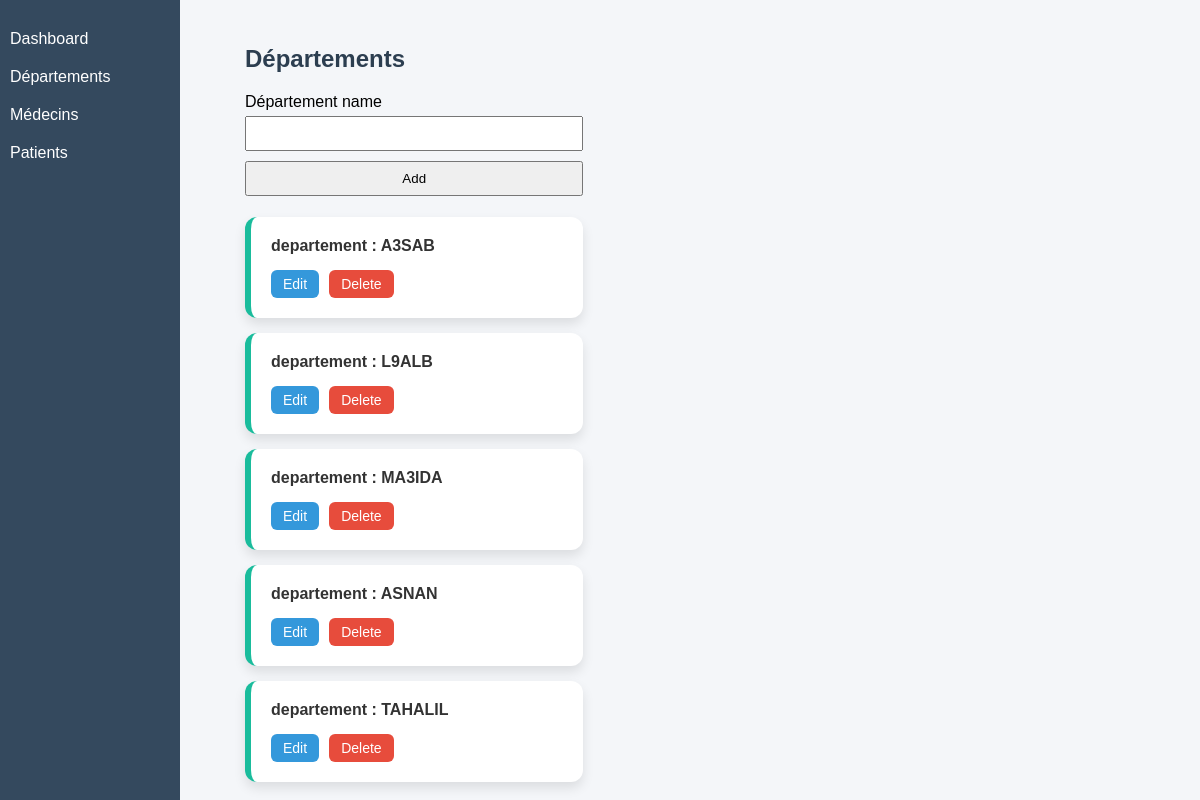
Page /departements/index.php on the committed database.
### tables this page shows
CREATE TABLE `departements` (
  `id` int NOT NULL,
  `name` varchar(100) DEFAULT NULL
);

### departements/index.php (the view, shortened to what this page needs)
<?php
include("../config/db.php");
?>
<link rel="stylesheet" href="../assets/style.css">
<?php
include("../includes/sidebar.php");
?>
<div class="content">
<h2>Départements</h2>
<form method="post" class="form-container">
  <div class="form-group">
    <label for="name">Département name</label>
    <input type="text" id="name" name="name" required>
  </div>
  <button type="submit" name="add">Add</button>
</form>
<?php
$res = mysqli_query($conn,"SELECT * FROM departements");
while($row = mysqli_fetch_assoc($res)){
  echo "
<div class='list-card'>
  <h4> departement : {$row['name']}</h4>
 <div class='card-buttons'>
    <a href='edit_departements.php?id={$row['id']}' class='btn edit'>Edit</a>
    <a href='delete_departements.php?id={$row['id']}' class='btn delete' onclick='return confirm(\"Are you sure?\")'>Delete</a>
  </div>
  </div>
";
}
?>
</div>

### assets/style.css (style rules this page uses)
.content { margin-left: 220px; padding: 20px; }
input, select, button { width: 100%; padding: 8px; margin: 5px 0; }
.list-card { background: white; padding: 15px 20px; border-radius: 10px; margin-bottom: 12px; box-shadow: 0 5px 10px rgba(0,0,0,0.1); border-left: 5px solid #3498db; transition: 0.3s; }
.list-card h4 { margin: 0; color: #333; }
.list-card { background: white; padding: 20px; border-radius: 12px; margin-bottom: 15px; box-shadow: 0 6px 12px rgba(0,0,0,0.1); border-left: 6px solid #3498db; transition: transform 0.3s, box-shadow 0.3s; }
.list-card { background: white; padding: 20px; border-radius: 12px; margin-bottom: 15px; box-shadow: 0 6px 12px rgba(0,0,0,0.1); border-left: 6px solid #1abc9c; transition: transform 0.3s, box-shadow 0.3s; }
.card-buttons { margin-top: 15px; display: flex; gap: 10px; }
.btn { padding: 6px 12px; border-radius: 6px; text-decoration: none; color: white; font-size: 14px; transition: 0.3s; }
.btn.edit { background: #3498db; }
.btn.delete { background: #e74c3c; }
.content { margin-left: 220px; padding: 25px; }
h2 { margin-bottom: 20px; color: #2c3e50; }
h2 { color: #2c3e50; margin-bottom: 20px; }

### rows in the picture
departements: name "A3SAB"
departements: name "L9ALB"
departements: name "MA3IDA"
departements: name "ASNAN"
departements: name "TAHALIL"
